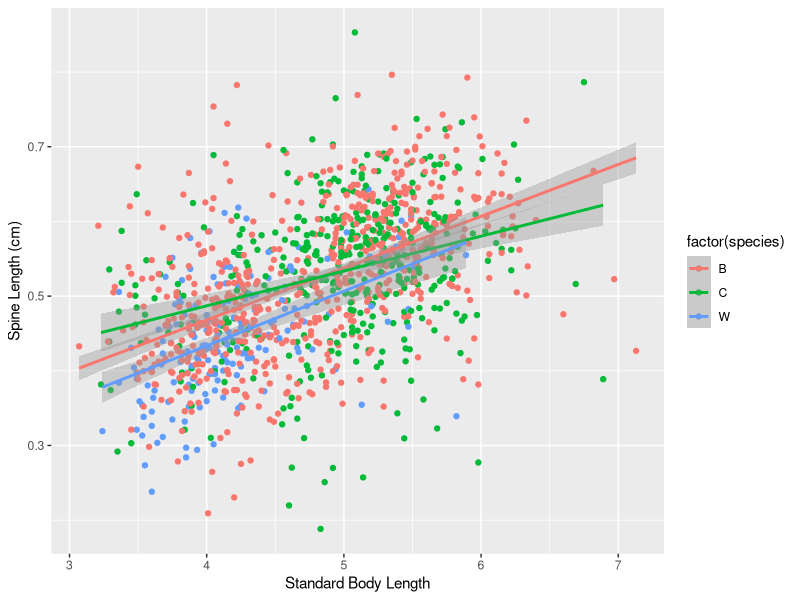
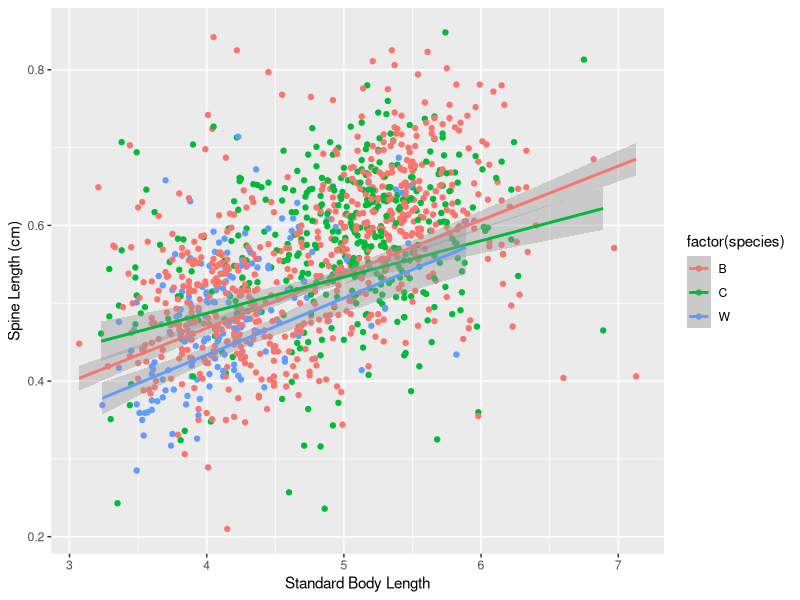
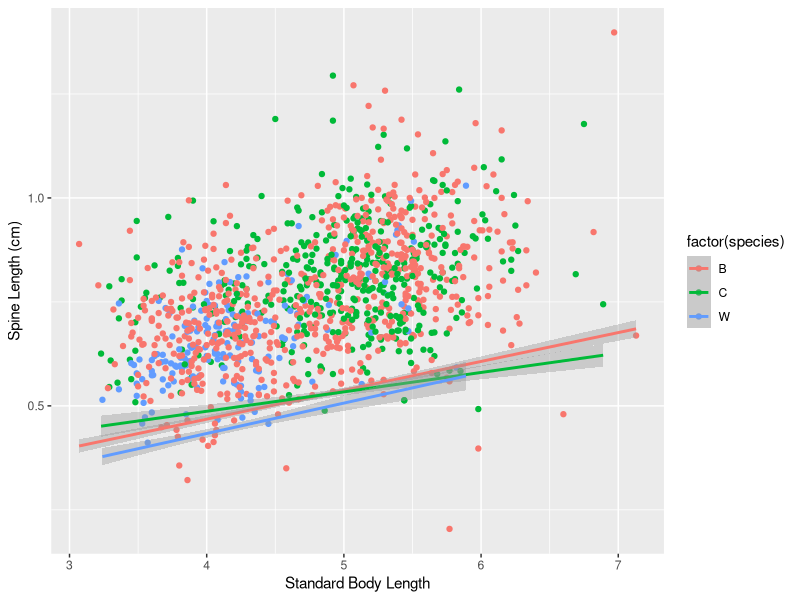
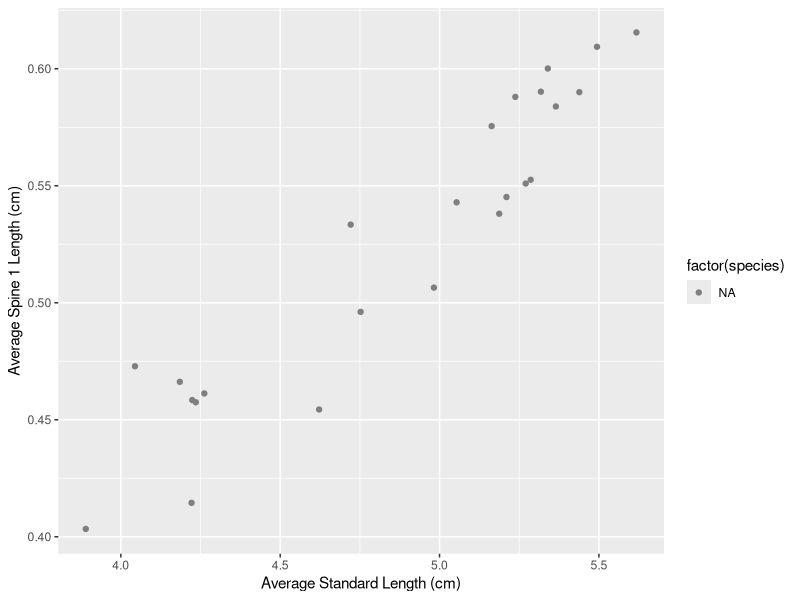
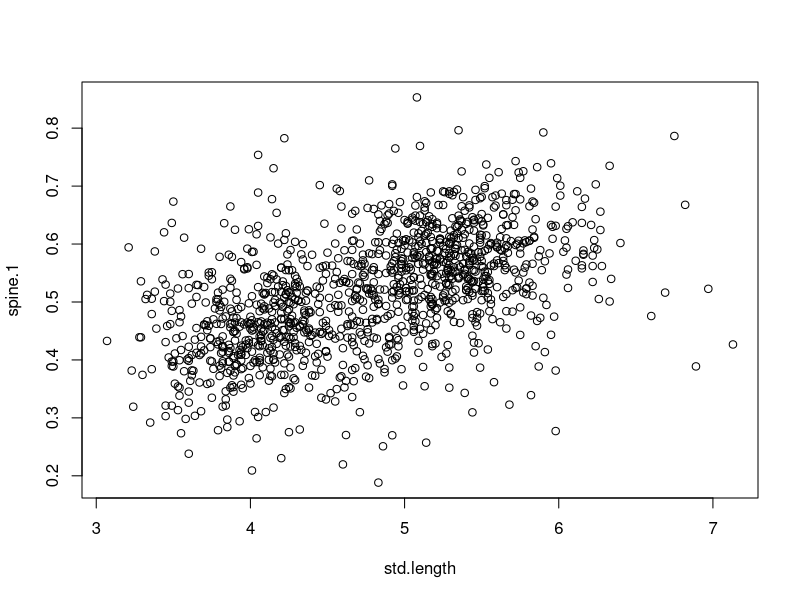
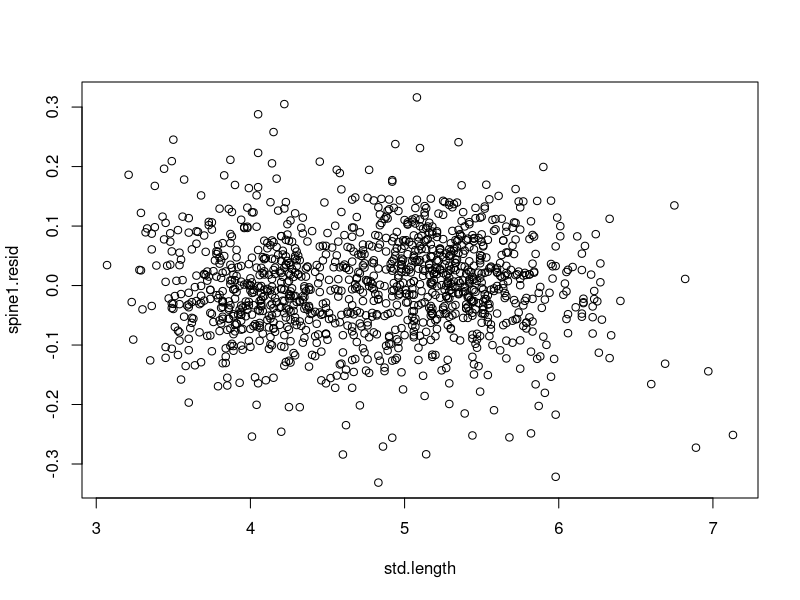
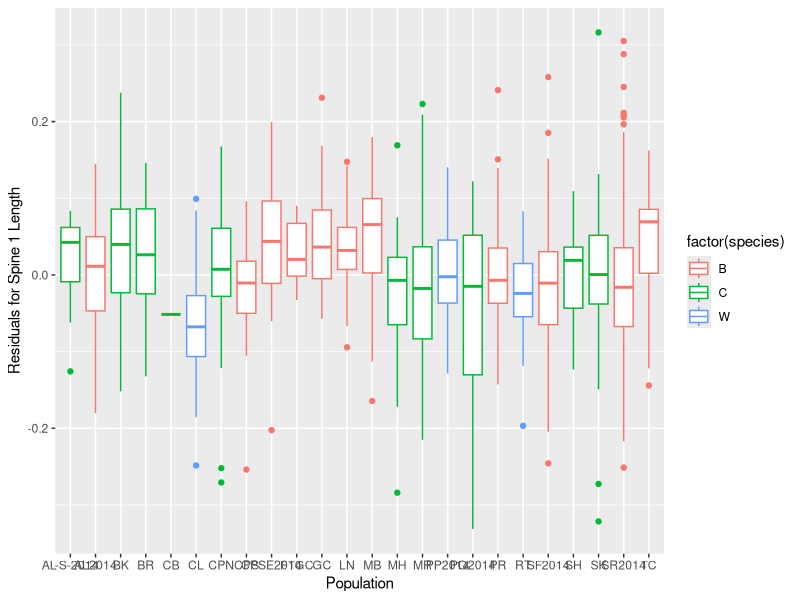
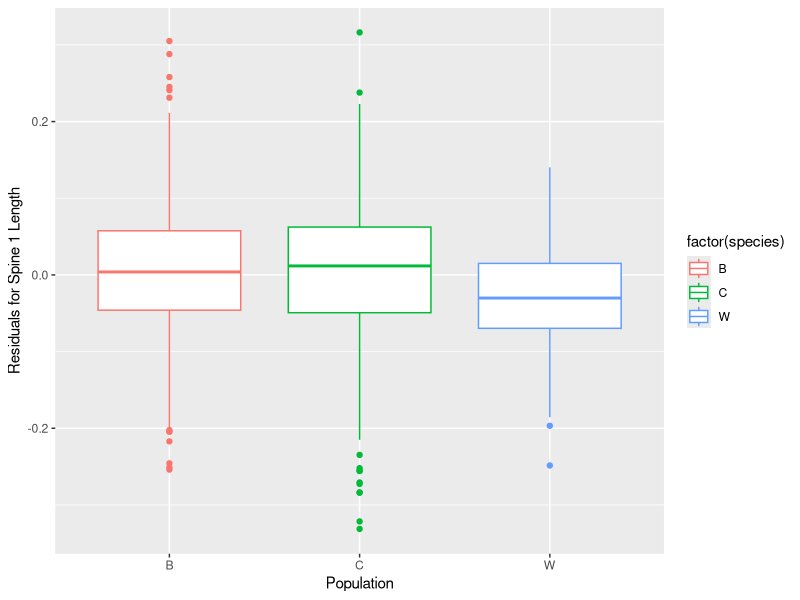

Write R code to recreate these figures, in order.
###White Stickleback Spine Length Analysis###

##Mixed model analysis for significant difference in spine length, control for body size

setwd("/Users/Hannah/Documents/Schluter Lab Work")

#test 2 

library("nlme")
library("car")

spines.df<-read.csv("EastCoastMorphometrics2015.csv")
spines.df<-as.data.frame(spines.df)
View(spines.df)
spine.length.1<-as.numeric(spines.df$spine.1)
spine.length.2<-as.numeric(spines.df$spine.2)
spine.length.pelvic<-as.numeric(spines.df$spine.pelvic)
standard.length<-as.numeric(spines.df$std.length)
species<-as.character(spines.df$species)
population<-as.character(spines.df$population)

# this is effectively a "paired" t-test (where populations are the "subjects"),  controlling for standard length. Population is a random effect. 
first.spine<-lme(spine.length.1 ~ standard.length * species, random= ~1|population, na.action=na.omit) 
summary(first.spine) 

# type I anova
anova(first.spine) 



#mixed model spine 2
second.spine<-lme(spine.length.2 ~ standard.length * species, random= ~1|population, na.action=na.omit) 
summary(second.spine) 

# type I anova
anova(second.spine) 



#mixed model pelvic spine 
pelvic.spine<-lme(spine.length.pelvic ~ standard.length * species, random= ~1|population, na.action=na.omit) 
summary(pelvic.spine) 

# type I anova
anova(pelvic.spine) 




##Visuals
library(ggplot2)


#First Spine
Spine<-ggplot(spines.df, aes(standard.length, spines.df$spine.1, colour=factor(species)), na.rm=T) + xlab("Standard Body Length") + ylab("Spine Length (cm)")
Spine + geom_point(na.rm=T) + stat_smooth(method=lm, na.rm=T)            

#second Spine
Spine + geom_point(aes(standard.length, spines.df$spine.2), na.rm=T) + stat_smooth(method=lm, na.rm=T)               

#pelvic Spine 
Spine+ geom_point(aes(standard.length, spines.df$spine.pelvic), na.rm=T) + stat_smooth(method=lm, na.rm=T)



#dplyr
library("dplyr")

head(spines.df)

# mean spine.1 and std.length for each population
df.spine1<-spines.df[complete.cases(spines.df[,"spine.1"]),] #first, create data frame with NAs removed for spine 

mean.spine.1<- df.spine1 %>% 
  group_by(population) %>%
  summarise(mean.sp.1=mean(spine.1), std.length=mean(std.length), species=mean(species))
qplot(std.length, mean.sp.1, data=mean.spine.1, colour=factor(species)) + xlab("Average Standard Length (cm)") + ylab("Average Spine 1 Length (cm)")
#this shows species as numbers (not sure how to change or if possible) 1=Both 2=Common 3=White. Colours are same as other figures


#control for standard length with residuals 
spine1.mod <- lm(spine.1~std.length, data=df.spine1)
df.spine1$spine1.resid <- residuals(spine1.mod)


with(df.spine1, plot(std.length, spine.1)) #example residual plots
with(df.spine1, plot(std.length, spine1.resid))

#Boxplot spine 1 length residuals 
BSR<-ggplot(df.spine1, aes(population, spine1.resid, colour=factor(species))) + xlab("Population") + ylab("Residuals for Spine 1 Length")
BSR + geom_boxplot() #By Population
BSR + geom_boxplot(aes(species, spine1.resid)) #By Species



#AGAIN WITH SPINE 2...
# mean spine.2 and std.length for each population

df.spine2<-spines.df[complete.cases(spines.df[,"spine.2"]),] #first, create data frame with NAs removed for spine 

mean.spine.2<- df.spine2 %>% 
  group_by(population) %>%
  summarise(mean.sp.2=mean(spine.2), std.length=mean(std.length), species=mean(species))

qplot(std.length, mean.sp.2, data=mean.spine.2, colour=factor(species)) + xlab("Average Standard Length (cm)") + ylab("Average Spine 2 Length (cm)")

# control for std.length
spine2.mod <- lm(spine.2~std.length, data=df.spine2)
df.spine2$spine2.resid <- residuals(spine2.mod)


#Boxplot spine 2 length residuals 
BSR2<-ggplot(df.spine2, aes(population, spine2.resid, colour=factor(species))) + xlab("Population") + ylab("Residuals for Spine 2 Length")
BSR2 + geom_boxplot() #By Population
BSR2 + geom_boxplot(aes(species, spine2.resid)) #By Species



#AGAIN WITH PELVIC SPINE...
#mean spine.pelvic and std.length for each population

df.spine.pelvic<-spines.df[complete.cases(spines.df[,"spine.pelvic"]),] #first, create data frame with NAs removed for spine 

mean.spine.pelvic<- df.spine.pelvic %>% 
  group_by(population) %>%
  summarise(mean.sp.plv=mean(spine.pelvic), std.length=mean(std.length), species=mean(species))

qplot(std.length, mean.sp.plv, data=mean.spine.pelvic, colour=factor(species)) + xlab("Average Standard Length (cm)") + ylab("Average Pelvic Spine Length (cm)")

# control for std.length
spine.plv.mod <- lm(spine.pelvic~std.length, data=df.spine.pelvic)
df.spine.pelvic$spine.plv.resid <- residuals(spine.plv.mod)


#Boxplot pelvic spine length residuals 
BSRP<-ggplot(df.spine.pelvic, aes(population, spine.plv.resid, colour=factor(species))) + xlab("Population") + ylab("Residuals for Pelvic Spine Length")
BSRP + geom_boxplot() #By Population
BSRP + geom_boxplot(aes(species, spine.plv.resid)) #By Species
